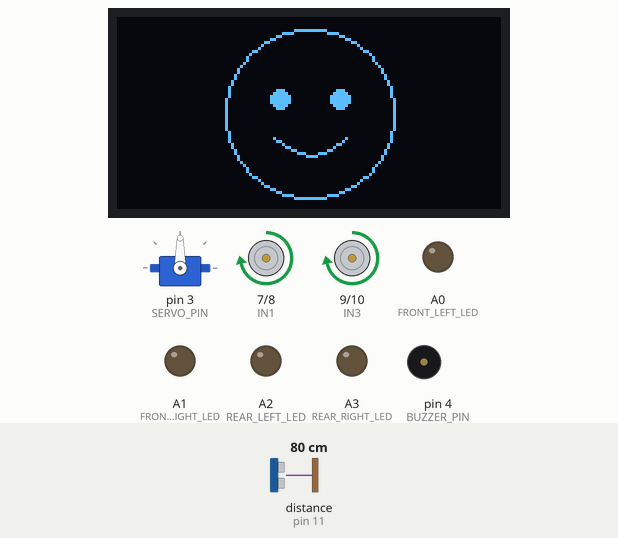
The sketch below on a simulated Arduino Uno, built with avr-gcc and run on an emulated ATmega328P. Parts: servo, 128×64 one-colour display, motor-driver pin pairs drawn as motors (green arrow = first pin HIGH = forward, orange = second pin HIGH = backward, longer = more drive, scaled by the enable pin), output pins drawn as LEDs (lit = HIGH), buzzer (waves = sounding, pin HIGH). Wiring (inferred from the names in the program): ultrasonic range finder: trigger pin 12; echo pin 11. The inputs (shaded band) are chosen by the test bench; at power-on: distance to the obstacle (sensor on pin 11) 80 cm. The echo pulse lasts 58.3 µs per cm; pins used as bus, display or sensor lines are not drawn; what the sketch prints to the serial monitor is not drawn.

Above: at 2.2 s.
2.3 s: distance to the obstacle (sensor on pin 11) set to 2 cm
At 3.5 s:
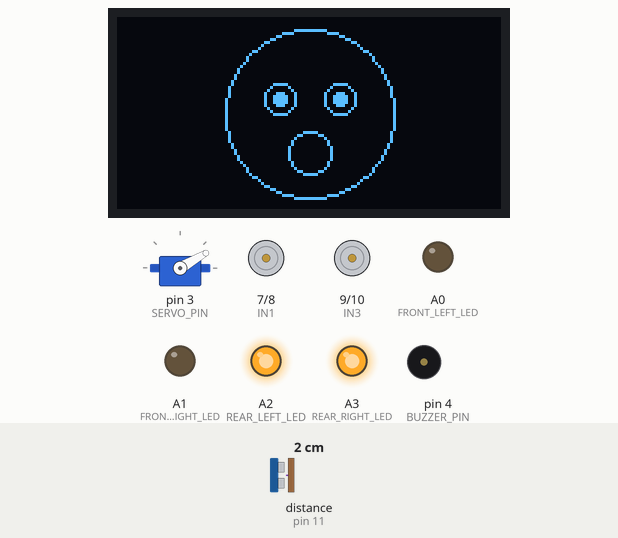
At 3.97 s:
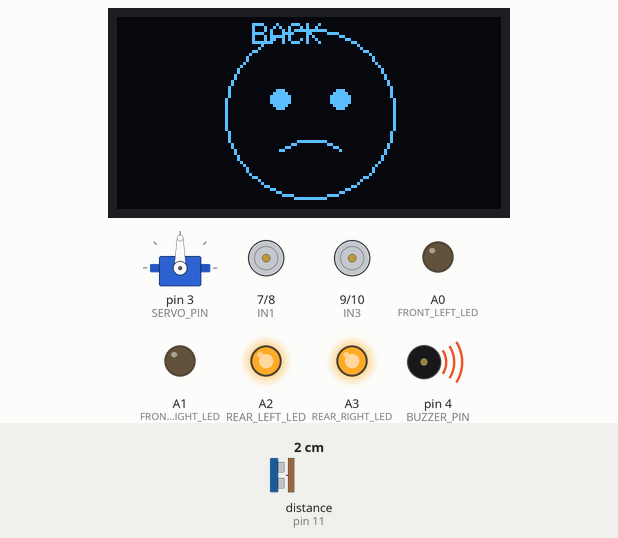
5.1 s: distance to the obstacle (sensor on pin 11) set to 17 cm
7.6 s: distance to the obstacle (sensor on pin 11) set to 22 cm
10.1 s: distance to the obstacle (sensor on pin 11) set to 60 cm
12.1 s: distance to the obstacle (sensor on pin 11) set to 35 cm
At 12.6 s:
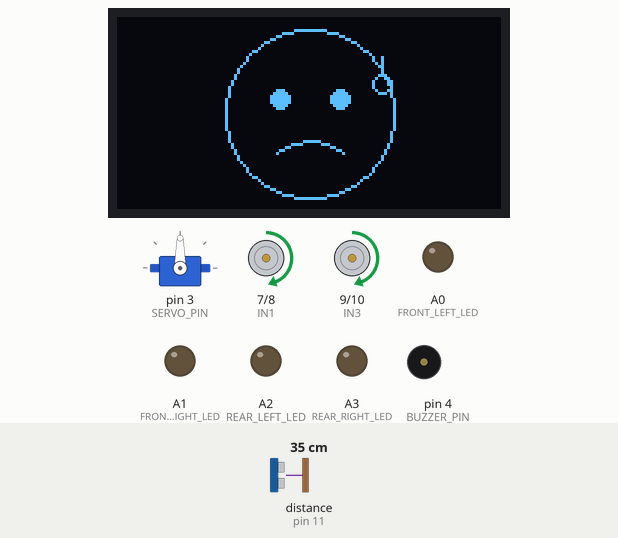
13.6 s: distance to the obstacle (sensor on pin 11) set to 4 cm
At 14.2 s:
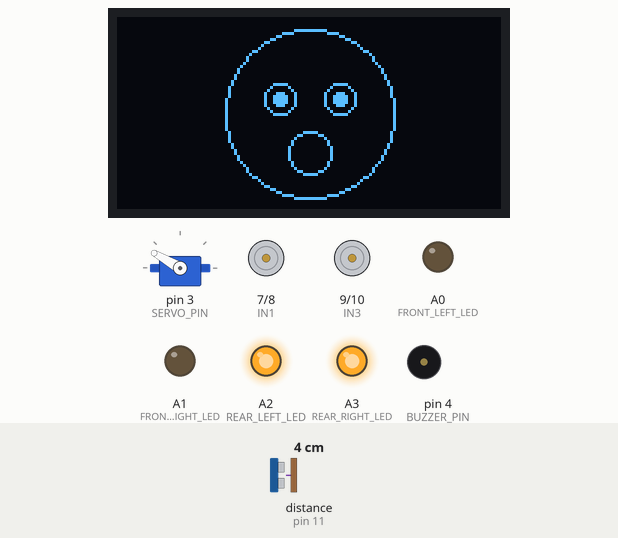
Timing chart, 0 to 17.6 s (numbered marks = the images above; inputs shaded):
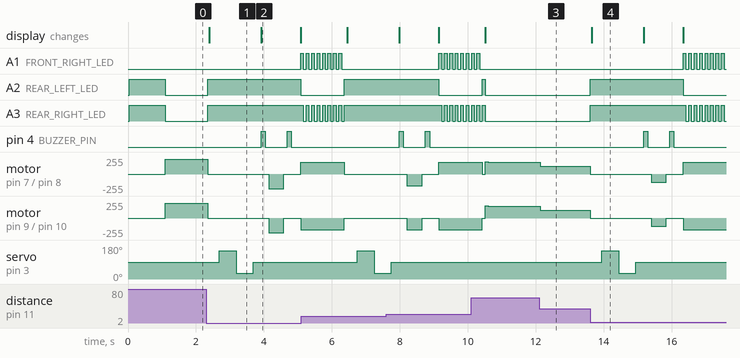

Measured:
- after the input at 2.3 s, A1 (FRONT_RIGHT_LED): LOW → HIGH after 2.8 s; A2 (REAR_LEFT_LED): LOW → HIGH after 0.05 s, → LOW 2.7 s later
- after the input at 12.1 s, motor on pin 7 (IN1) / pin 8 (IN2), motor on pin 9 (IN3) / pin 10 (IN4): forward 179/255 → forward 115/255 at once
- after the input at 13.6 s, A1 (FRONT_RIGHT_LED): alternates HIGH for 0.08 s and LOW for 0.08 s, starting after 2.7 s; A2 (REAR_LEFT_LED): LOW → HIGH at once, → LOW 2.7 s later
- what the display in image 1 shows lasts 1.5 s, from 2.4 s to 3.9 s

The sketch:

autonomous_rover_corrected.ino
```cpp
#include <Wire.h>
#include <Adafruit_GFX.h>
#include <Adafruit_SSD1306.h>
#include <Servo.h>

#define SCREEN_WIDTH 128
#define SCREEN_HEIGHT 64
#define OLED_RESET -1
#define OLED_ADDR 0x3C

Adafruit_SSD1306 display(SCREEN_WIDTH, SCREEN_HEIGHT, &Wire, OLED_RESET);

#define ENA 5
#define ENB 6
#define IN1 7
#define IN2 8
#define IN3 9
#define IN4 10

#define TRIG_PIN 12
#define ECHO_PIN 11

#define SERVO_PIN 3
#define BUZZER_PIN 4

#define FRONT_LEFT_LED  A0
#define FRONT_RIGHT_LED A1
#define REAR_LEFT_LED   A2
#define REAR_RIGHT_LED  A3

#define MAX_SPEED 220
#define MIN_SPEED 75
#define BACK_SPEED 120
#define TURN_SPEED 175

#define STOP_DISTANCE 18
#define SLOW_DISTANCE 75

Servo scannerServo;

void setup() {
  Serial.begin(9600);

  pinMode(ENA, OUTPUT);
  pinMode(ENB, OUTPUT);
  pinMode(IN1, OUTPUT);
  pinMode(IN2, OUTPUT);
  pinMode(IN3, OUTPUT);
  pinMode(IN4, OUTPUT);

  pinMode(TRIG_PIN, OUTPUT);
  pinMode(ECHO_PIN, INPUT);

  pinMode(BUZZER_PIN, OUTPUT);
  digitalWrite(BUZZER_PIN, LOW);

  pinMode(FRONT_LEFT_LED, OUTPUT);
  pinMode(FRONT_RIGHT_LED, OUTPUT);
  pinMode(REAR_LEFT_LED, OUTPUT);
  pinMode(REAR_RIGHT_LED, OUTPUT);

  allLEDsOff();

  scannerServo.attach(SERVO_PIN);
  scannerServo.write(90);

  if (!display.begin(SSD1306_SWITCHCAPVCC, OLED_ADDR)) {
    Serial.println("OLED ERROR");
    while (1);
  }

  stopMotors();
  showHappyFace();
  delay(1000);
}

void loop() {
  int distance = getDistance();

  Serial.print("Distance: ");
  Serial.print(distance);
  Serial.println(" cm");

  if (distance > SLOW_DISTANCE) {
    showHappyFace();
    rearLEDsOff();
    moveForward(MAX_SPEED);
  }
  else if (distance > STOP_DISTANCE) {
    int speedValue = map(distance, STOP_DISTANCE, SLOW_DISTANCE,
                          MIN_SPEED, MAX_SPEED);
    speedValue = constrain(speedValue, MIN_SPEED, MAX_SPEED);

    showCarefulFace();
    rearLEDsOff();
    moveForward(speedValue);
  }
  else {
    stopMotors();
    showShockedFace();
    rearLEDsOn();
    delay(300);
    obstacleAvoidance();
  }

  delay(50);
}

int getDistance() {
  digitalWrite(TRIG_PIN, LOW);
  delayMicroseconds(3);
  digitalWrite(TRIG_PIN, HIGH);
  delayMicroseconds(10);
  digitalWrite(TRIG_PIN, LOW);

  long duration = pulseIn(ECHO_PIN, HIGH, 30000);

  if (duration == 0) return 200;

  int distance = duration * 0.0343 / 2;

  if (distance <= 0 || distance > 200) return 200;

  return distance;
}

void moveForward(int speedValue) {
  digitalWrite(IN1, HIGH);
  digitalWrite(IN2, LOW);
  digitalWrite(IN3, HIGH);
  digitalWrite(IN4, LOW);

  analogWrite(ENA, speedValue);
  analogWrite(ENB, speedValue);
}

void moveBackward(int speedValue) {
  digitalWrite(IN1, LOW);
  digitalWrite(IN2, HIGH);
  digitalWrite(IN3, LOW);
  digitalWrite(IN4, HIGH);

  analogWrite(ENA, speedValue);
  analogWrite(ENB, speedValue);
}

void stopMotors() {
  analogWrite(ENA, 0);
  analogWrite(ENB, 0);

  digitalWrite(IN1, LOW);
  digitalWrite(IN2, LOW);
  digitalWrite(IN3, LOW);
  digitalWrite(IN4, LOW);

  rearLEDsOn();
}

void obstacleAvoidance() {
  stopMotors();

  scannerServo.write(150);
  delay(500);
  int leftDistance = getDistance();

  scannerServo.write(30);
  delay(500);
  int rightDistance = getDistance();

  scannerServo.write(90);
  delay(200);

  Serial.print("Left: ");
  Serial.println(leftDistance);
  Serial.print("Right: ");
  Serial.println(rightDistance);

  if (leftDistance > rightDistance) {
    reverseBeforeTurn();
    turnLeft();
  } else {
    reverseBeforeTurn();
    turnRight();
  }
}

void reverseBeforeTurn() {
  showReverseFace();
  rearLEDsOn();

  beepShort();

  moveBackward(BACK_SPEED);
  delay(450);

  stopMotors();
  delay(100);

  beepShort();
  delay(150);
}

void turnLeft() {
  showTurnLeft();

  digitalWrite(IN1, LOW);
  digitalWrite(IN2, HIGH);
  digitalWrite(IN3, HIGH);
  digitalWrite(IN4, LOW);

  analogWrite(ENA, TURN_SPEED);
  analogWrite(ENB, TURN_SPEED);

  for (int i = 0; i < 8; i++) {
    leftLEDsBlink();
    delay(80);
  }

  stopMotors();
}

void turnRight() {
  showTurnRight();

  digitalWrite(IN1, HIGH);
  digitalWrite(IN2, LOW);
  digitalWrite(IN3, LOW);
  digitalWrite(IN4, HIGH);

  analogWrite(ENA, TURN_SPEED);
  analogWrite(ENB, TURN_SPEED);

  for (int i = 0; i < 8; i++) {
    rightLEDsBlink();
    delay(80);
  }

  stopMotors();
}

void beepShort() {
  digitalWrite(BUZZER_PIN, HIGH);
  delay(120);
  digitalWrite(BUZZER_PIN, LOW);
  delay(100);
}

void allLEDsOff() {
  digitalWrite(FRONT_LEFT_LED, LOW);
  digitalWrite(FRONT_RIGHT_LED, LOW);
  digitalWrite(REAR_LEFT_LED, LOW);
  digitalWrite(REAR_RIGHT_LED, LOW);
}

void rearLEDsOn() {
  digitalWrite(REAR_LEFT_LED, HIGH);
  digitalWrite(REAR_RIGHT_LED, HIGH);
}

void rearLEDsOff() {
  digitalWrite(REAR_LEFT_LED, LOW);
  digitalWrite(REAR_RIGHT_LED, LOW);
}

void leftLEDsBlink() {
  digitalWrite(FRONT_LEFT_LED, HIGH);
  digitalWrite(REAR_LEFT_LED, HIGH);
  digitalWrite(FRONT_RIGHT_LED, LOW);
  digitalWrite(REAR_RIGHT_LED, LOW);
  delay(80);
  digitalWrite(FRONT_LEFT_LED, LOW);
  digitalWrite(REAR_LEFT_LED, LOW);
}

void rightLEDsBlink() {
  digitalWrite(FRONT_RIGHT_LED, HIGH);
  digitalWrite(REAR_RIGHT_LED, HIGH);
  digitalWrite(FRONT_LEFT_LED, LOW);
  digitalWrite(REAR_LEFT_LED, LOW);
  delay(80);
  digitalWrite(FRONT_RIGHT_LED, LOW);
  digitalWrite(REAR_RIGHT_LED, LOW);
}

void showHappyFace() {
  display.clearDisplay();
  display.drawCircle(64, 32, 28, WHITE);
  display.fillCircle(54, 27, 3, WHITE);
  display.fillCircle(74, 27, 3, WHITE);
  display.drawLine(52, 40, 56, 43, WHITE);
  display.drawLine(56, 43, 60, 45, WHITE);
  display.drawLine(60, 45, 64, 46, WHITE);
  display.drawLine(64, 46, 68, 45, WHITE);
  display.drawLine(68, 45, 72, 43, WHITE);
  display.drawLine(72, 43, 76, 40, WHITE);
  display.display();
}

void showCarefulFace() {
  display.clearDisplay();
  display.drawCircle(64, 32, 28, WHITE);
  display.fillCircle(54, 27, 3, WHITE);
  display.fillCircle(74, 27, 3, WHITE);
  display.drawLine(53, 45, 58, 42, WHITE);
  display.drawLine(58, 42, 64, 41, WHITE);
  display.drawLine(64, 41, 70, 42, WHITE);
  display.drawLine(70, 42, 75, 45, WHITE);
  display.drawCircle(88, 22, 3, WHITE);
  display.drawLine(88, 18, 88, 13, WHITE);
  display.display();
}

void showShockedFace() {
  display.clearDisplay();
  display.drawCircle(64, 32, 28, WHITE);
  display.drawCircle(54, 27, 5, WHITE);
  display.drawCircle(74, 27, 5, WHITE);
  display.fillCircle(54, 27, 2, WHITE);
  display.fillCircle(74, 27, 2, WHITE);
  display.drawCircle(64, 45, 7, WHITE);
  display.display();
}

void showReverseFace() {
  display.clearDisplay();
  display.drawCircle(64, 32, 28, WHITE);
  display.fillCircle(54, 27, 3, WHITE);
  display.fillCircle(74, 27, 3, WHITE);
  display.drawLine(54, 44, 60, 41, WHITE);
  display.drawLine(60, 41, 68, 41, WHITE);
  display.drawLine(68, 41, 74, 44, WHITE);
  display.setTextSize(1);
  display.setTextColor(WHITE);
  display.setCursor(45, 2);
  display.print("BACK");
  display.display();
}

void showTurnLeft() {
  display.clearDisplay();
  display.setTextSize(2);
  display.setTextColor(WHITE);
  display.setCursor(25, 20);
  display.print("<");
  display.setCursor(55, 20);
  display.print("LEFT");
  display.display();
}

void showTurnRight() {
  display.clearDisplay();
  display.setTextSize(2);
  display.setTextColor(WHITE);
  display.setCursor(55, 20);
  display.print("RIGHT");
  display.setCursor(105, 20);
  display.print(">");
  display.display();
}
```
